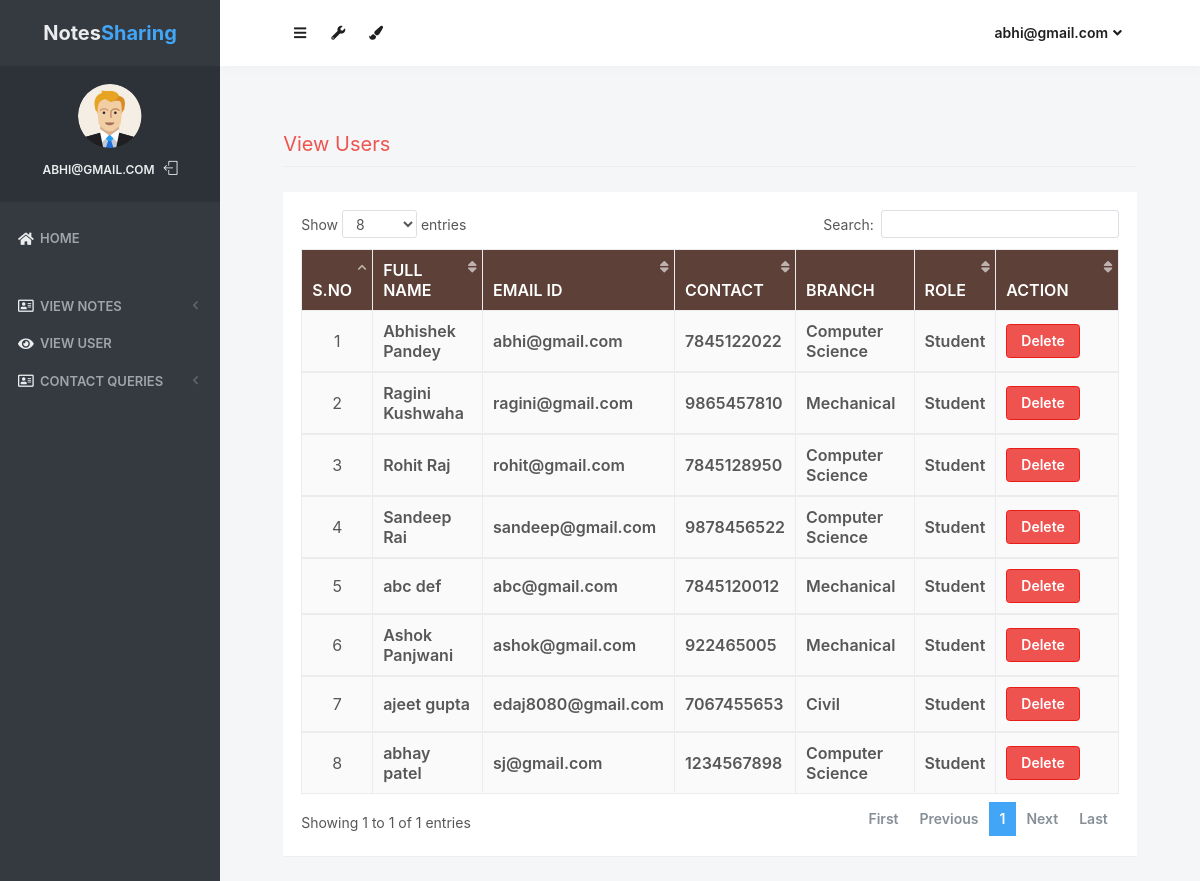
The app's page /view_users (signed in) with its own data.
### notes/models.py (models this page shows, shortened)
class Signup(models.Model):
    user = models.ForeignKey(User,on_delete=models.CASCADE)
    contact = models.CharField(max_length=10)
    branch = models.CharField(max_length=30)
    role = models.CharField(max_length=15)

### notes/views.py (the view)
# urls.py: path('view_users', view_users, name='view_users'),
def view_users(request):
    if not request.user.is_authenticated:
        return redirect('login_admin')
    users = Signup.objects.all()
    d = {'users':users}
    return render(request,'view_users.html',d)

### notes/templates/view_users.html (shortened to what this page needs)
{% load static %}
<html lang="en" class="no-focus">
    <head>
        <link rel="stylesheet" href="{% static 'js/plugins/datatables/dataTables.bootstrap4.min.css' %}">
        <link rel="stylesheet" id="css-main" href="{% static 'css1/codebase.min.css' %}">
    </head>
    <body>
        <div id="page-container" class="sidebar-o sidebar-inverse side-scroll page-header-fixed main-content-narrow">
         {% include "sidebar.html" %}
            {% include "admin_nav.html" %}
            <main id="main-container">
                <div class="content">
                    <h2 class="content-heading text-danger">View Users</h2>
                    <div class="block">
                        <div class="block-content block-content-full">
                            <table class="table table-bordered table-striped table-vcenter js-dataTable-full-pagination" style="width:100%">
                                <thead class="text-white" style="background-color : #5d4037;">
                                    <tr>
                                        <th class="text-center">S.No</th>
                                        <th class="d-none d-sm-table-cell">Full Name</th>
                                        <th class="d-none d-sm-table-cell">Email ID</th>
                                        <th class="d-none d-sm-table-cell">Contact</th>
                                        <th class="d-none d-sm-table-cell">Branch</th>
                                        <th class="d-none d-sm-table-cell">Role</th>
                                        <th class="d-none d-sm-table-cell" style="width: 15%;">Action</th>
                                    </tr>
                                </thead>
                                {% for i in users %}
                                <tbody>
                                    <tr>
                                        <td class="text-center">{{forloop.counter}}</td>
                                        <td class="font-w600">{{i.user.first_name}} {{i.user.last_name}}</td>
					                    <td class="font-w600">{{i.user.username}}</td>
					                    <td class="font-w600">{{i.contact}}</td>
					                    <td class="font-w600">{{i.branch}}</td>
					                    <td class="font-w600">{{i.role}}</td>
					                    <td class="font-w600"><a href="{% url 'delete_users' i.user.id %}" class="btn btn-danger" onclick="return confirm('Are your sure to Delete ?')">Delete</a></td>
					                </tr>
                                        {% endfor %}
                                </tbody>
                            </table>
                        </div>
                    </div>
                </div>
            </main>
        </div>
 <link rel="stylesheet" href="https://use.fontawesome.com/releases/v5.6.3/css/all.css">
    </body>
</html>

### notes/templates/sidebar.html (shortened to what this page needs)
{% load static %}
   <nav id="sidebar">
                <div id="sidebar-scroll">
                    <div class="sidebar-content">
                        <div class="content-header content-header-fullrow px-15">
                            <div class="content-header-section text-center align-parent sidebar-mini-hidden">
                                <div class="content-header-item">
                                    <a class="link-effect font-w700" href="{% url 'admin_home' %}">
                                           <span class="font-size-xl text-dual-primary-dark">Notes</span><span class="font-size-xl text-primary">Sharing</span>
                                    </a>
                                </div>
                            </div>
                        </div>
                        <div class="content-side content-side-full content-side-user px-10 align-parent">
                            <div class="sidebar-mini-hidden-b text-center">
                                <a class="img-link" href="be_pages_generic_profile.html">
                                    <img class="img-avatar" src="{% static 'img/avatars/user1.png' %}" alt="">
                                </a>
                                <ul class="list-inline mt-10">
                                    <li class="list-inline-item">
                                        <a class="link-effect text-dual-primary-dark font-size-xs font-w600 text-uppercase" href="{% url 'admin_home' %}">{{ request.user.username }}</a>
                                    </li>
                                    <li class="list-inline-item">
                                        <a class="link-effect text-dual-primary-dark" href="{% url 'logout' %}">
                                            <i class="si si-logout"></i>
                                        </a>
                                    </li>
                                </ul>
                            </div>
                        </div>
                        <div class="content-side content-side-full">
                            <ul class="nav-main">
                                <li class="open">
                                    <a href="{% url 'admin_home' %}"><i class="fas fa-home"></i><span class="sidebar-mini-hide">Home</span></a>
                                </li>
                                <li class="nav-main-heading"><span class="sidebar-mini-visible">UI</span></li>
                                <li>
                                    <a class="nav-submenu" data-toggle="nav-submenu"><i class="far fa-address-card"></i>View Notes</a>
                                </li>
                                <li>
                                    <a  href="{% url 'view_users' %}"><i class="fas fa-eye"></i><span class="sidebar-mini-hide">View User</span></a>
                                </li>
                                <li>
                                    <a class="nav-submenu" data-toggle="nav-submenu"><i class="far fa-address-card"></i>Contact Queries</a>
                                </li>
                           </ul>
                        </div>
                    </div>
                </div>
            </nav>

### notes/templates/admin_nav.html (shortened to what this page needs)
{% load static %}
            <header id="page-header">
                <div class="content-header">
                    <div class="content-header-section">
                        <button type="button" class="btn btn-circle btn-dual-secondary" data-toggle="layout" data-action="sidebar_toggle">
                            <i class="fa fa-navicon"></i>
                        </button>
                        <div class="btn-group" role="group">
                            <button type="button" class="btn btn-circle btn-dual-secondary" id="page-header-options-dropdown" data-toggle="dropdown" aria-haspopup="true" aria-expanded="false">
                                <i class="fa fa-wrench"></i>
                            </button>
                        </div>
                        <div class="btn-group" role="group">
                            <button type="button" class="btn btn-circle btn-dual-secondary" id="page-header-themes-dropdown" data-toggle="dropdown" aria-haspopup="true" aria-expanded="false">
                                <i class="fa fa-paint-brush"></i>
                            </button>
                        </div>
                    </div>
                    <div class="content-header-section">
                        <div class="btn-group" role="group">
                            <button type="button" class="btn btn-rounded btn-dual-secondary" id="page-header-user-dropdown" data-toggle="dropdown" aria-haspopup="true" aria-expanded="false">
                                {{ request.user.username}}<i class="fa fa-angle-down ml-5"></i>
                            </button>
                        </div>
                    </div>
                </div>
            </header>

### records on screen
Signup: user.first_name "Abhishek", user.last_name "Pandey", user.username "abhi@gmail.com", contact "7845122022", branch "Computer Science", role "Student"
Signup: user.first_name "Ragini", user.last_name "Kushwaha", user.username "ragini@gmail.com", contact "9865457810", branch "Mechanical", role "Student"
Signup: user.first_name "Rohit", user.last_name "Raj", user.username "rohit@gmail.com", contact "7845128950", branch "Computer Science", role "Student"
Signup: user.first_name "Sandeep", user.last_name "Rai", user.username "sandeep@gmail.com", contact "9878456522", branch "Computer Science", role "Student"
Signup: user.first_name "abc", user.last_name "def", user.username "abc@gmail.com", contact "7845120012", branch "Mechanical", role "Student"
Signup: user.first_name "Ashok", user.last_name "Panjwani", user.username "ashok@gmail.com", contact "922465005", branch "Mechanical", role "Student"
Signup: user.first_name "ajeet", user.last_name "gupta", user.username "edaj8080@gmail.com", contact "7067455653", branch "Civil", role "Student"
Signup: user.first_name "abhay", user.last_name "patel", user.username "sj@gmail.com", contact "1234567898", branch "Computer Science", role "Student"

### other values on screen
{{ request.user.username }} "ABHI@GMAIL.COM"
{{ request.user.username }} "abhi@gmail.com"
